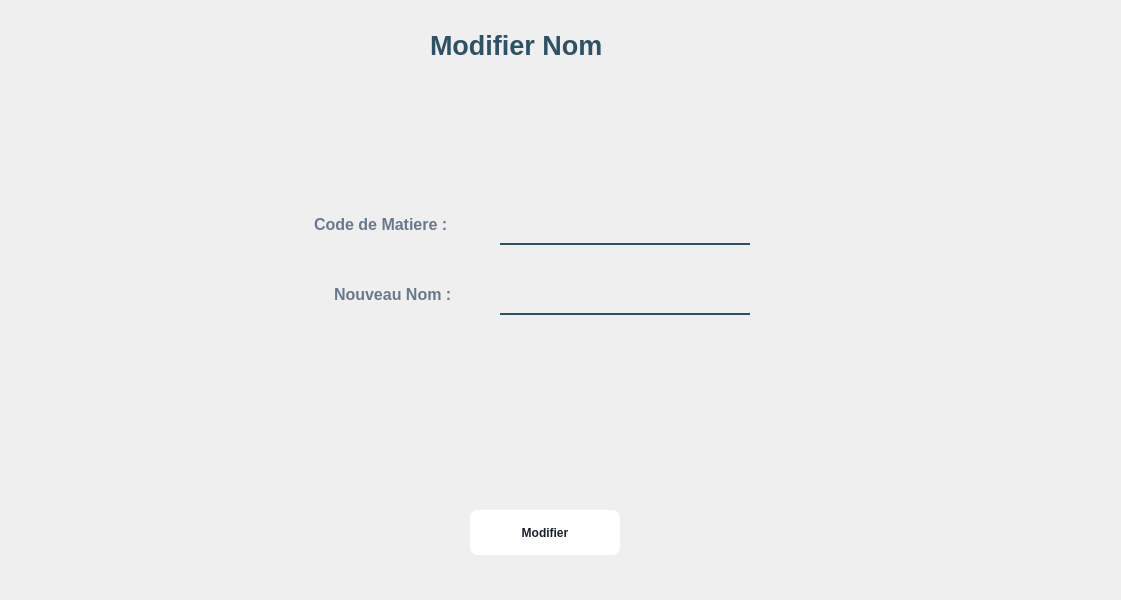
<?xml version="1.0" encoding="UTF-8"?>
<ui version="4.0">
 <class>Dialog</class>
 <widget class="QDialog" name="Dialog">
  <property name="geometry">
   <rect>
    <x>0</x>
    <y>0</y>
    <width>1121</width>
    <height>600</height>
   </rect>
  </property>
  <property name="windowTitle">
   <string>Dialog</string>
  </property>
  <widget class="QLabel" name="label_10">
   <property name="geometry">
    <rect>
     <x>430</x>
     <y>20</y>
     <width>221</width>
     <height>51</height>
    </rect>
   </property>
   <property name="font">
    <font>
     <family>Arial</family>
     <pointsize>20</pointsize>
     <weight>75</weight>
     <bold>true</bold>
     <underline>false</underline>
    </font>
   </property>
   <property name="styleSheet">
    <string notr="true">color:rgba(46,82,101,255);
background-color:rgba(0,0,0,0);
</string>
   </property>
   <property name="text">
    <string>Modifier Nom</string>
   </property>
  </widget>
  <widget class="QLabel" name="label">
   <property name="geometry">
    <rect>
     <x>310</x>
     <y>210</y>
     <width>191</width>
     <height>35</height>
    </rect>
   </property>
   <property name="font">
    <font>
     <pointsize>12</pointsize>
     <weight>75</weight>
     <bold>true</bold>
    </font>
   </property>
   <property name="styleSheet">
    <string notr="true">background-color:rgba(0,0,0,0);
color:rgb(104, 121, 143);
padding-bottom:7px;</string>
   </property>
   <property name="text">
    <string>Code de Matiere :</string>
   </property>
  </widget>
  <widget class="QLabel" name="label_4">
   <property name="geometry">
    <rect>
     <x>0</x>
     <y>-160</y>
     <width>1131</width>
     <height>761</height>
    </rect>
   </property>
   <property name="styleSheet">
    <string notr="true">border-image:url(:/img/897.jpg);</string>
   </property>
   <property name="text">
    <string/>
   </property>
  </widget>
  <widget class="QPushButton" name="pushButton">
   <property name="geometry">
    <rect>
     <x>470</x>
     <y>510</y>
     <width>150</width>
     <height>45</height>
    </rect>
   </property>
   <property name="font">
    <font>
     <pointsize>-1</pointsize>
     <weight>87</weight>
     <bold>true</bold>
    </font>
   </property>
   <property name="styleSheet">
    <string notr="true">  background: #FFFFFF;
  border: 0 solid #E2E8F0;
  color: #1A202C;
  font-size: 12px;
  font-weight: 700;
  height: 56px;
  border-radius: 8px;

</string>
   </property>
   <property name="text">
    <string>Modifier</string>
   </property>
  </widget>
  <widget class="QLineEdit" name="lineEdit">
   <property name="geometry">
    <rect>
     <x>500</x>
     <y>210</y>
     <width>250</width>
     <height>35</height>
    </rect>
   </property>
   <property name="font">
    <font>
     <pointsize>12</pointsize>
    </font>
   </property>
   <property name="styleSheet">
    <string notr="true">background-color:rgba(0,0,0,0);
border: 2px solid rgba(0,0,0,0);
border-bottom-color:rgba(46,82,101,255);
color:rgb(0,0,0);
padding-bottom:7px;</string>
   </property>
   <property name="placeholderText">
    <string/>
   </property>
  </widget>
  <widget class="QLineEdit" name="lineEdit_2">
   <property name="geometry">
    <rect>
     <x>500</x>
     <y>280</y>
     <width>250</width>
     <height>35</height>
    </rect>
   </property>
   <property name="font">
    <font>
     <pointsize>12</pointsize>
    </font>
   </property>
   <property name="styleSheet">
    <string notr="true">background-color:rgba(0,0,0,0);
border: 2px solid rgba(0,0,0,0);
border-bottom-color:rgba(46,82,101,255);
color:rgb(0,0,0);
padding-bottom:7px;</string>
   </property>
   <property name="placeholderText">
    <string/>
   </property>
  </widget>
  <widget class="QLabel" name="label_2">
   <property name="geometry">
    <rect>
     <x>330</x>
     <y>280</y>
     <width>171</width>
     <height>35</height>
    </rect>
   </property>
   <property name="font">
    <font>
     <pointsize>12</pointsize>
     <weight>75</weight>
     <bold>true</bold>
    </font>
   </property>
   <property name="styleSheet">
    <string notr="true">background-color:rgba(0,0,0,0);
color:rgb(104, 121, 143);
padding-bottom:7px;</string>
   </property>
   <property name="text">
    <string>Nouveau Nom :</string>
   </property>
  </widget>
  <zorder>label_4</zorder>
  <zorder>label_10</zorder>
  <zorder>label</zorder>
  <zorder>pushButton</zorder>
  <zorder>lineEdit</zorder>
  <zorder>lineEdit_2</zorder>
  <zorder>label_2</zorder>
 </widget>
 <resources>
  <include location="../img/back.qrc"/>
 </resources>
 <connections/>
</ui>
